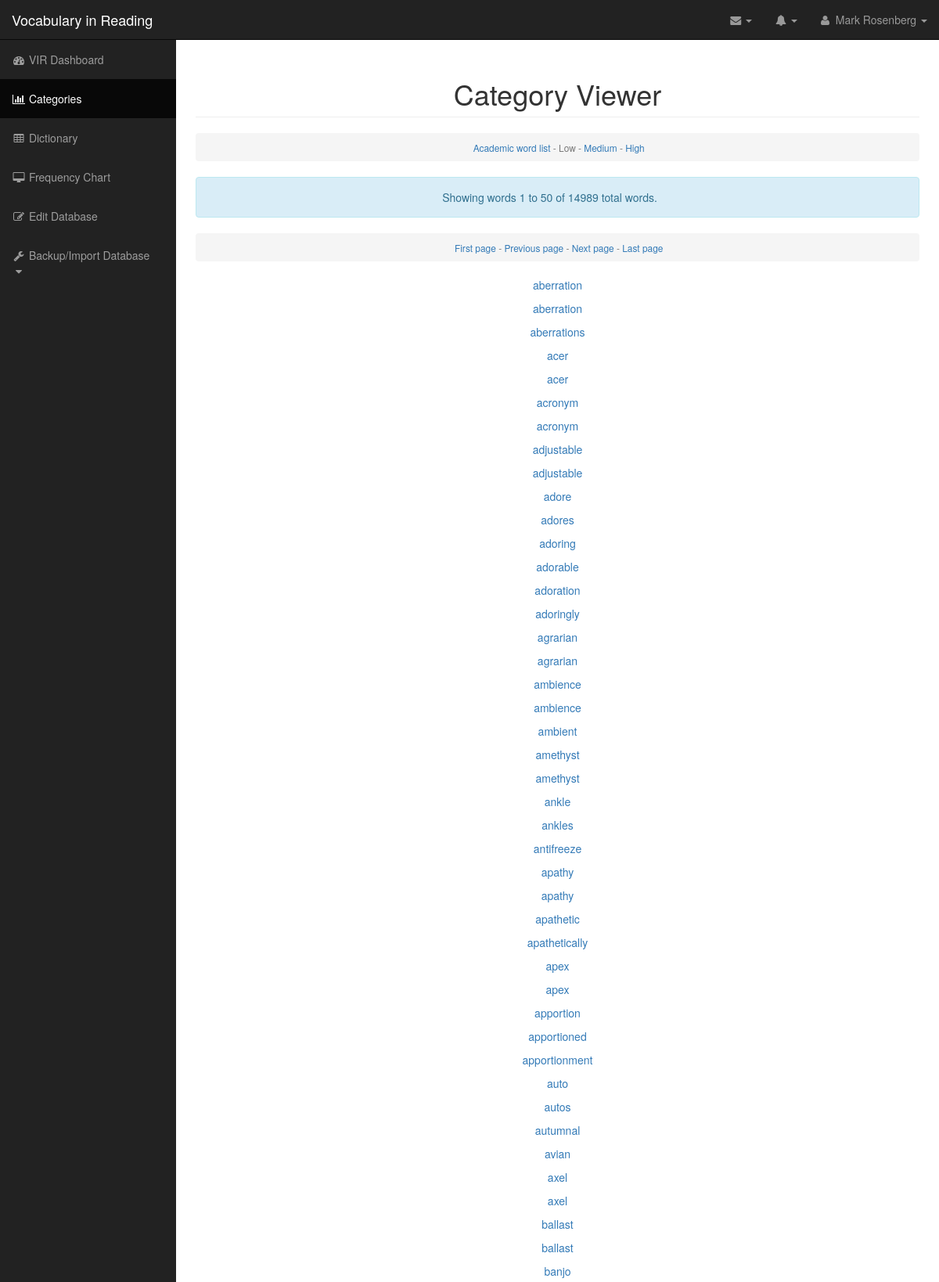
The page /Code/VIRS_Admin_Panel_v2.0/lo.php (upper part) on the database its author committed.
### tables this page shows
CREATE TABLE IF NOT EXISTS `lo` (
  `id` int(11) NOT NULL AUTO_INCREMENT,
  `word` varchar(256) NOT NULL,
  PRIMARY KEY (`id`)
);

### Code/VIRS_Admin_Panel_v2.0/lo.php (the view, shortened to what this page needs)
<?php require_once('Connections/sql.php'); ?>
<?php
$currentPage = $_SERVER["PHP_SELF"];
$maxRows_Recordset1 = 50;
$pageNum_Recordset1 = 0;
$startRow_Recordset1 = $pageNum_Recordset1 * $maxRows_Recordset1;
$query_Recordset1 = "SELECT * FROM lo";
$query_limit_Recordset1 = sprintf("%s LIMIT %d, %d", $query_Recordset1, $startRow_Recordset1, $maxRows_Recordset1);
$Recordset1 = mysql_query($query_limit_Recordset1, $sql) or die(mysql_error());
$row_Recordset1 = mysql_fetch_assoc($Recordset1);
if (isset($_GET['totalRows_Recordset1'])) {
  $totalRows_Recordset1 = $_GET['totalRows_Recordset1'];
} else {
  $all_Recordset1 = mysql_query($query_Recordset1);
  $totalRows_Recordset1 = mysql_num_rows($all_Recordset1);
}
$totalPages_Recordset1 = ceil($totalRows_Recordset1/$maxRows_Recordset1)-1;
$queryString_Recordset1 = "";
$queryString_Recordset1 = sprintf("&totalRows_Recordset1=%d%s", $totalRows_Recordset1, $queryString_Recordset1);
 $active = 1;   require 'header.php';
?>
<body><div align ="center">
  <div class="row">
                    <div class="col-lg-12">
                        <h1 class="page-header">
                            Category Viewer <br />
                        </h1>
       <ol class="breadcrumb">
                            <li class="active">
                                <i class="fa fa"></i><small> <a href="awl.php">Academic word list</a> - Low - <a href="med.php">Medium</a> - <a href="hi.php">High</a></small></li>
                        </ol>
<div class="row">
                    <div class="col-lg-12">
                        <div class="alert alert-info alert-dismissable">
<p>Showing words <?php echo ($startRow_Recordset1 + 1) ?> to <?php echo min($startRow_Recordset1 + $maxRows_Recordset1, $totalRows_Recordset1) ?> of <?php echo $totalRows_Recordset1 ?> total words.</p>
</div>
                    </div>
                </div>
<ol class="breadcrumb">
                            <li class="active">
                                <i class="fa fa"></i><small>
<a href="<?php printf("%s?pageNum_Recordset1=%d%s", $currentPage, 0, $queryString_Recordset1); ?>">First page</a> - <a href="<?php printf("%s?pageNum_Recordset1=%d%s", $currentPage, max(0, $pageNum_Recordset1 - 1), $queryString_Recordset1); ?>">Previous page</a> - <a href="<?php printf("%s?pageNum_Recordset1=%d%s", $currentPage, min($totalPages_Recordset1, $pageNum_Recordset1 + 1), $queryString_Recordset1); ?>">Next page</a> - <a href="<?php printf("%s?pageNum_Recordset1=%d%s", $currentPage, $totalPages_Recordset1, $queryString_Recordset1); ?>">Last page</a></small></li>
                        </ol>
<?php do { ?>
  <p><a href="define.php?word=<?php echo $row_Recordset1['word']; ?>" onclick="window.open(this.href, 'mywin',
'left=20,top=20,width=400,height=300,toolbar=0,resizable=0'); return false;"><?php echo $row_Recordset1['word']; ?></a></p>
  <?php } while ($row_Recordset1 = mysql_fetch_assoc($Recordset1)); ?>
</div></div></div>
<?php
 require 'footer.php';
?>

### Code/VIRS_Admin_Panel_v2.0/css/sb-admin.css (style rules this page uses)
body { margin-top: 100px; background-color: #222; }
@media (min-width:768px) { body { margin-top: 50px; } }

### rows shown on the page
lo: word "aberration"
lo: word "aberration"
lo: word "aberrations"
lo: word "acer"
lo: word "acer"
lo: word "acronym"
lo: word "acronym"
lo: word "adjustable"
lo: word "adjustable"
lo: word "adore"
lo: word "adores"
lo: word "adoring"
lo: word "adorable"
lo: word "adoration"
lo: word "adoringly"
lo: word "agrarian"
lo: word "agrarian"
lo: word "ambience"
lo: word "ambience"
lo: word "ambient"
lo: word "amethyst"
lo: word "amethyst"
lo: word "ankle"
lo: word "ankles"
lo: word "antifreeze"
lo: word "apathy"
lo: word "apathy"
lo: word "apathetic"
lo: word "apathetically"
lo: word "apex"
lo: word "apex"
lo: word "apportion"
lo: word "apportioned"
lo: word "apportionment"
lo: word "auto"
lo: word "autos"
lo: word "autumnal"
lo: word "avian"
lo: word "axel"
lo: word "axel"
lo: word "ballast"
lo: word "ballast"
lo: word "banjo"

### other values the page prints
$startRow_Recordset1 + 1 "1"
min($startRow_Recordset1 + $maxRows_Recordset1, $totalRows_Recordset1) "50"
$totalRows_Recordset1 "14989"
